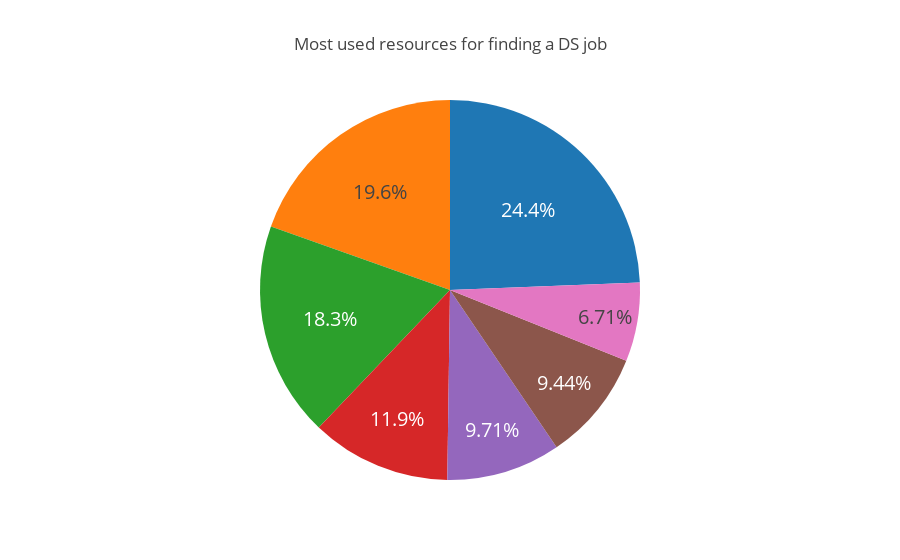

This figure's notebook cell:
### Markdown cell above
### Learners' job hunt 
<a id="job_hunt"></a>

### Code cell
job_s = learners['JobSearchResource'].value_counts()
labels = (np.array(job_s.index))
values = (np.array((job_s / job_s.sum())*100))

trace = go.Pie(labels=labels, values=values,
              hoverinfo='label+percent',
               textfont=dict(size=20),
                showlegend=False)

layout = go.Layout(
    title='Most used resources for finding a DS job'
)

data_trace = [trace]
fig = go.Figure(data=data_trace, layout=layout)
py.iplot(fig, filename="Job_resource")

### Figure 1 — Plotly figure (JSON) as saved in the notebook; plotly's stock layout.template omitted (floating-point values rounded to 4 significant figures)
{"data": [{"hoverinfo": "label+percent", "labels": ["Company's Web site/job listing page", "Tech-specific job board", "Searching general-purpose job board", "Asking friends, family members, or former colleagues for leads", "Meeting with recruiters who've contacted you directly", "Career fair or on-campus recruiting event", "Other"], "showlegend": false, "textfont": {"size": 20}, "type": "pie", "uid": "b1fd7679-7a58-4e4a-85f4-b4a701bd802b", "values": [24.36, 19.58, 18.29, 11.9, 9.708, 9.441, 6.713]}], "layout": {"title": {"text": "Most used resources for finding a DS job"}}}
